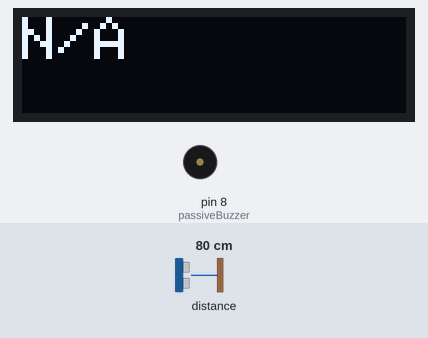
A sketch run on a simulated Arduino Uno, built with avr-gcc and run on an emulated ATmega328P. Shown: 128×32 one-colour display, buzzer (waves = sounding). The test bench sets the inputs (shaded band); at power-on: distance to the obstacle 80 cm. What the sketch prints to the serial monitor is not drawn.

Above: at 1.2 s.
1.3 s: distance to the obstacle set to 39 cm
2.8 s: distance to the obstacle set to 32 cm
At 4.1 s:
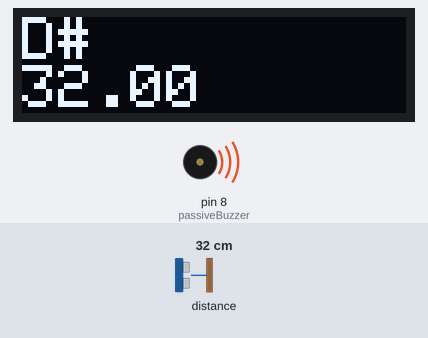
4.4 s: distance to the obstacle set to 2 cm
At 5.7 s:
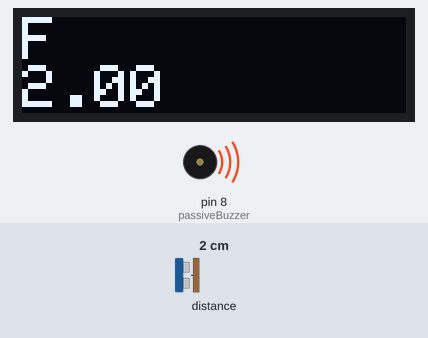
6.0 s: distance to the obstacle set to 4 cm
At 6.7 s:
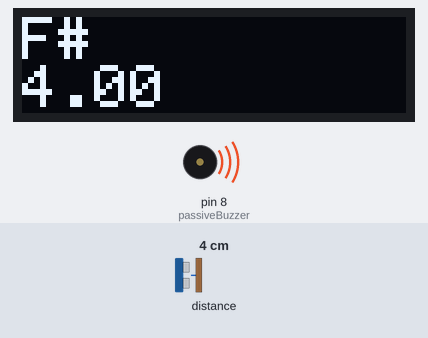
7.5 s: distance to the obstacle set to 9 cm
At 8.7 s:
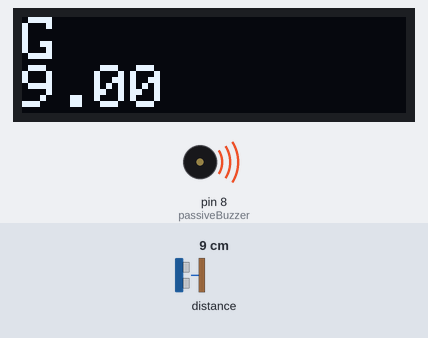
9.0 s: distance to the obstacle set to 18 cm
At 9.6 s:
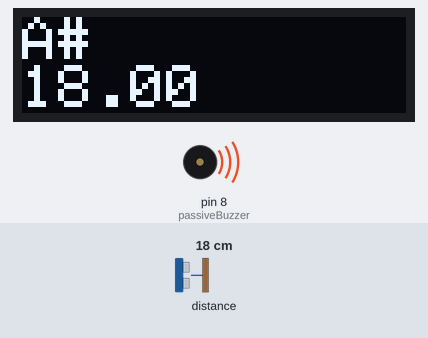
Timing chart, 0 to 11.5 s (numbered marks = the images above; inputs shaded):
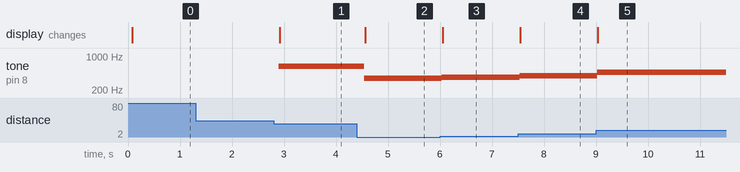

Measured:
- the behaviour switches between 37 and 36 cm on distance to the obstacle (found by bisection; images 0 and 1)
- after the input at 1.3 s, every drawn part: stays the same
- after the input at 2.8 s, tone on pin 8 (passiveBuzzer): silent → 622 Hz after 0.10 s; the display: changes after 0.11 s (image 1)
- after the input at 4.4 s, tone on pin 8 (passiveBuzzer): 622 Hz → 349 Hz after 0.15 s; the display: changes after 0.16 s (image 2)
- after the input at 6.0 s, tone on pin 8 (passiveBuzzer): 349 Hz → 369 Hz at once; the display: changes after 0.05 s (image 3)
- after the input at 7.5 s, tone on pin 8 (passiveBuzzer): 369 Hz → 391 Hz at once; the display: changes at once (image 4)
- after the input at 9.0 s, tone on pin 8 (passiveBuzzer): 391 Hz → 466 Hz at once; the display: changes at once (image 5)

The sketch:

Simple_Sensor.ino
```cpp
#include "Adafruit_VL53L0X.h"
#include <Adafruit_SSD1306.h>
#include <Wire.h>

#define SCREEN_WIDTH  128
#define SCREEN_HEIGHT  32

int passiveBuzzer = 8;

Adafruit_SSD1306 display(SCREEN_WIDTH, SCREEN_HEIGHT,&Wire, -1);
Adafruit_VL53L0X lox = Adafruit_VL53L0X();

void setup() {

  pinMode(passiveBuzzer, OUTPUT);

  Serial.begin(115200);
  Serial.println(F("Testing"));

  Wire.begin();
  Wire.setClock(100000);

  // wait until serial port opens for native USB devices
  while (!Serial);

  Serial.println(F("Testing OLED and VL53L0X..."));

  // Initialize the OLED
  if (!display.begin(SSD1306_SWITCHCAPVCC, 0x3C)) {
    Serial.println(F("SSD1306 allocation failed"));
    while (1);
  }
  Serial.println(F("OLED Initialized!"));

  // Sensor test
  Serial.println(F("Adafruit VL53L0X test"));
  if (!lox.begin()) {
    Serial.println(F("Failed to boot VL53L0X"));
    while(1);
  }
  Serial.println(F("VL53L0X initialied!"));

    display.clearDisplay();
    display.setTextSize(2);
    display.setTextColor(WHITE);

}


void loop() {

  VL53L0X_RangingMeasurementData_t measure;

  Serial.print(F("Reading a measurement... "));
  lox.rangingTest(&measure, false); // take measurement

  display.clearDisplay();

  if (measure.RangeStatus != 4) {  // phase failures have incorrect data
    display.setCursor(0,0);
    float cm = measure.RangeMilliMeter/10;
    display.print(cm);
    display.print(F(" cm"));
    Serial.print(F("Distance (cm): ")); Serial.println(cm);
     // Check the range using if-else
  if (cm >= 0 && cm < 4) {
    tone(passiveBuzzer, 349.228);
    display.clearDisplay();
    display.setCursor(0, 0);
    display.print(F("F")); // F
    display.setCursor(0, 16);
    display.print(cm);
  } else if (cm >= 4 && cm < 7) {
    tone(passiveBuzzer, 369.99);
    display.clearDisplay();
    display.setCursor(0, 0);
    display.print(F("F#")); // F#
    display.setCursor(0, 16);
    display.print(cm);
  } else if (cm >= 7 && cm < 10) {
    tone(passiveBuzzer, 391.995);
    display.clearDisplay();
    display.setCursor(0, 0);
    display.print(F("G")); // G
    display.setCursor(0, 16);
    display.print(cm);
  } else if (cm >= 10 && cm < 13) {
    tone(passiveBuzzer, 415.30);
    display.clearDisplay();
    display.setCursor(0, 0);
    display.print(F("G#")); // G#
    display.setCursor(0, 16);
    display.print(cm);
  } else if (cm >= 13 && cm < 16) {
    tone(passiveBuzzer, 440);
    display.clearDisplay();
    display.setCursor(0, 0);
    display.print(F("A")); // A
    display.setCursor(0, 16);
    display.print(cm);
  } else if (cm >= 16 && cm < 19) {
    tone(passiveBuzzer, 466.16);
    display.clearDisplay();
    display.setCursor(0, 0);
    display.print(F("A#")); // A#
    display.setCursor(0, 16);
    display.print(cm);
  } else if (cm >= 19 && cm < 22) {
    tone(passiveBuzzer, 493.88);
    display.clearDisplay();
    display.setCursor(0, 0);
    display.print(F("B")); // B
    display.setCursor(0, 16);
    display.print(cm);
  } else if (cm >= 22 && cm < 25) {
    tone(passiveBuzzer, 523.25);
    display.clearDisplay();
    display.setCursor(0, 0);
    display.print(F("C")); // C
    display.setCursor(0, 16);
    display.print(cm);
  } else if (cm >= 25 && cm < 28) {
    tone(passiveBuzzer, 554.37);
    display.clearDisplay();
    display.setCursor(0, 0);
    display.print(F("C#")); // C#
    display.setCursor(0, 16);
    display.print(cm);
  } else if (cm >= 28 && cm <= 31) {
    tone(passiveBuzzer, 587.33);
    display.clearDisplay();
    display.setCursor(0, 0);
    display.print(F("D")); // D
    display.setCursor(0, 16);
    display.print(cm);
  } else if (cm >= 31 && cm < 34) {
    tone(passiveBuzzer, 622.25);
    display.clearDisplay();
    display.setCursor(0, 0);
    display.print(F("D#")); // D#
    display.setCursor(0, 16);
    display.print(cm);
  } else if (cm >= 34 && cm < 37) {
    tone(passiveBuzzer, 659.25);
    display.clearDisplay();
    display.setCursor(0, 0);
    display.print(F("E")); // E
    display.setCursor(0,16);
    display.print(cm);
  } else if (cm >= 37){
    display.clearDisplay();
    display.setCursor(0,0);
    Serial.println(F(" out of range "));
    display.print(F("N/A"));
    noTone(passiveBuzzer);
  }
  } else {
    display.setCursor(0,0);
    Serial.println(F(" out of range "));
    display.print(F("N/A"));
    noTone(passiveBuzzer);
  }

  display.display();
  delay(100);
}
```
